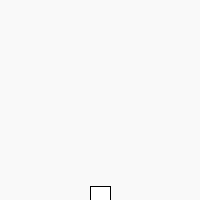
Frame 1 (no input)
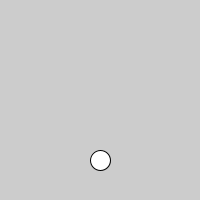
Frame 60 (the mouse pressed at the canvas centre just before this capture)
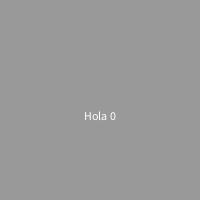
Frame 120 (the mouse held since frame 60 and released just before this capture)

The Processing sketch that drew these frames (run headless with seeded random() and noise(); from frame 60 on, the mouse is pressed at the canvas centre):

// Processing sketch: logicaDeEstadosIntermedio
// ── logicaDeEstadosIntermedio.pde
String estado;
int estadoID;
int tiempo;
float tiempoMapeado;
void setup() {
  estado = "setup";
  estadoID = 0;
  tiempo = height;
  size(200, 200);
  surface.setResizable(true);
  rectMode(CENTER);
  ellipseMode(CENTER);
  imageMode(CENTER);
  textMode(CENTER);
  textAlign(CENTER, BASELINE);
}
void draw() {
  tiempo-=4; // Tambien puede ser: 'tiempo = tiempo-10; 'tiempo-=10;'
  tiempoMapeado = map(tiempo, 0, width, 0, 255);
  background(tiempoMapeado);
  if (estadoID == 0) {
    estado = "setup";
  } else if (estadoID == 1) {
    estado = "pantalla1";
  } else if (estadoID == 2) {
    estado = "pantalla2";
  } else if (estadoID == 3) {
    estado = "pantalla3";
  } else if (estadoID == 4) {
    estado = "pantalla4";
  }
  println("El estado es: "+estado+" Fotogramas: "+tiempo);
  if (estado == "setup" && estadoID == 0) {
    rect(width/2, tiempo, 20, 20);
  } else if (estado == "pantalla1" && estadoID == 1) {
    ellipse(width/2, tiempo, 20, 20);
  } else if (estado == "pantalla2" && estadoID == 2) {
    text("Hola 0", width/2, tiempo);
  } else if (estado == "pantalla3" && estadoID == 3) {
    text("Hola 1", width/2, tiempo);
  } else if (estado == "pantalla4" && estadoID == 4) {
    text("Hola 2", width/2, tiempo);
  }
  if (tiempo <= 0) {
    tiempo = height;
    estadoID++;
    if (estadoID > 4) {
      estadoID = 0;
    }
  }
}
